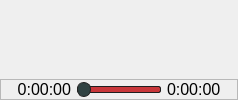
            <widget class="QWidget" name="mainPage1">
             <layout class="QVBoxLayout" name="verticalLayout_10">
              <property name="spacing">
               <number>2</number>
              </property>
              <property name="leftMargin">
               <number>0</number>
              </property>
              <property name="topMargin">
               <number>0</number>
              </property>
              <property name="rightMargin">
               <number>0</number>
              </property>
              <property name="bottomMargin">
               <number>0</number>
              </property>
              <item>
               <widget class="QLabel" name="outputImage">
                <property name="sizePolicy">
                 <sizepolicy hsizetype="Expanding" vsizetype="Expanding">
                  <horstretch>0</horstretch>
                  <verstretch>0</verstretch>
                 </sizepolicy>
                </property>
                <property name="text">
                 <string/>
                </property>
                <property name="alignment">
                 <set>Qt::AlignCenter</set>
                </property>
               </widget>
              </item>
              <item>
               <widget class="QFrame" name="frame_15">
                <property name="frameShape">
                 <enum>QFrame::StyledPanel</enum>
                </property>
                <property name="frameShadow">
                 <enum>QFrame::Raised</enum>
                </property>
                <layout class="QHBoxLayout" name="horizontalLayout_8">
                 <property name="leftMargin">
                  <number>0</number>
                 </property>
                 <property name="topMargin">
                  <number>0</number>
                 </property>
                 <property name="rightMargin">
                  <number>0</number>
                 </property>
                 <property name="bottomMargin">
                  <number>0</number>
                 </property>
                 <item>
                  <widget class="QLabel" name="currentTime">
                   <property name="minimumSize">
                    <size>
                     <width>70</width>
                     <height>0</height>
                    </size>
                   </property>
                   <property name="font">
                    <font>
                     <pointsize>12</pointsize>
                    </font>
                   </property>
                   <property name="text">
                    <string>0:00:00</string>
                   </property>
                   <property name="alignment">
                    <set>Qt::AlignRight|Qt::AlignTop|Qt::AlignTrailing</set>
                   </property>
                  </widget>
                 </item>
                 <item alignment="Qt::AlignVCenter">
                  <widget class="QSlider" name="videoSlider">
                   <property name="sizePolicy">
                    <sizepolicy hsizetype="Expanding" vsizetype="Fixed">
                     <horstretch>0</horstretch>
                     <verstretch>0</verstretch>
                    </sizepolicy>
                   </property>
                   <property name="styleSheet">
                    <string notr="true">QSlider::groove:horizontal {
    border: 1px solid;
	border-radius: 2px;
	border-color: rgb(30, 30, 30);
    height: 5px;
    margin: 0px;
	background-color: rgb(200, 55, 58);
}
QSlider::handle:horizontal {
    background-color: rgb(48, 66, 66);
    border: 1px solid;
	border-radius: 7px;
	border-color: rgb(33, 33, 33);
    width: 12px;
    margin: -5px -1px;
}</string>
                   </property>
                   <property name="orientation">
                    <enum>Qt::Horizontal</enum>
                   </property>
                  </widget>
                 </item>
                 <item>
                  <widget class="QLabel" name="totalTime">
                   <property name="minimumSize">
                    <size>
                     <width>70</width>
                     <height>0</height>
                    </size>
                   </property>
                   <property name="font">
                    <font>
                     <pointsize>12</pointsize>
                    </font>
                   </property>
                   <property name="text">
                    <string>0:00:00</string>
                   </property>
                   <property name="alignment">
                    <set>Qt::AlignLeading|Qt::AlignLeft|Qt::AlignTop</set>
                   </property>
                  </widget>
                 </item>
                </layout>
               </widget>
              </item>
             </layout>
            </widget>
